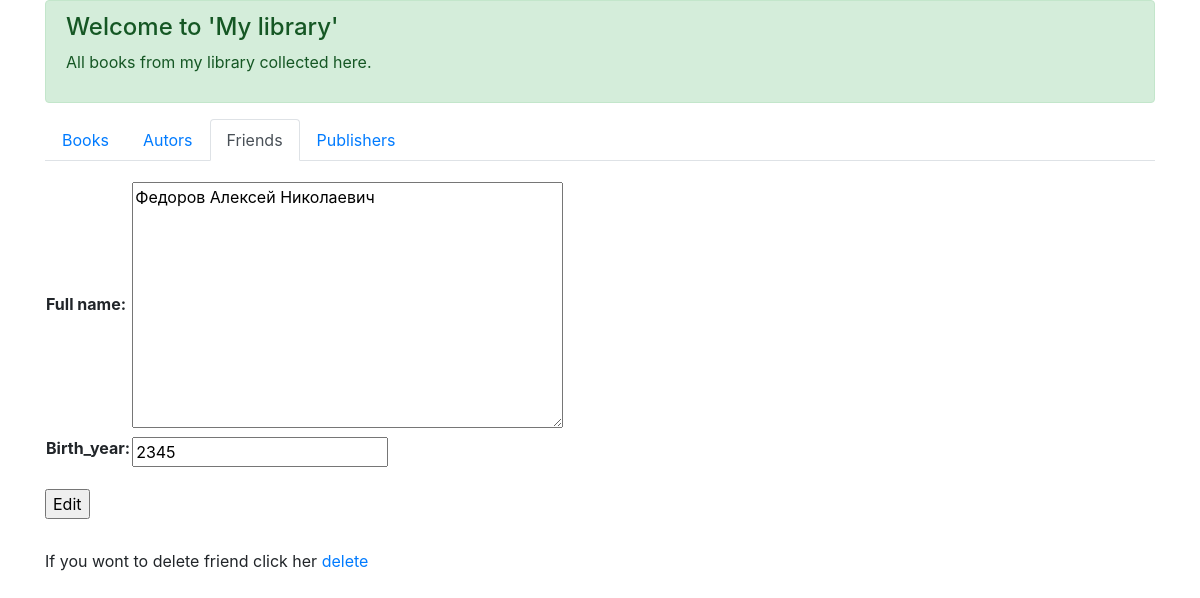
Page /friend/2/ on the earlier database version.
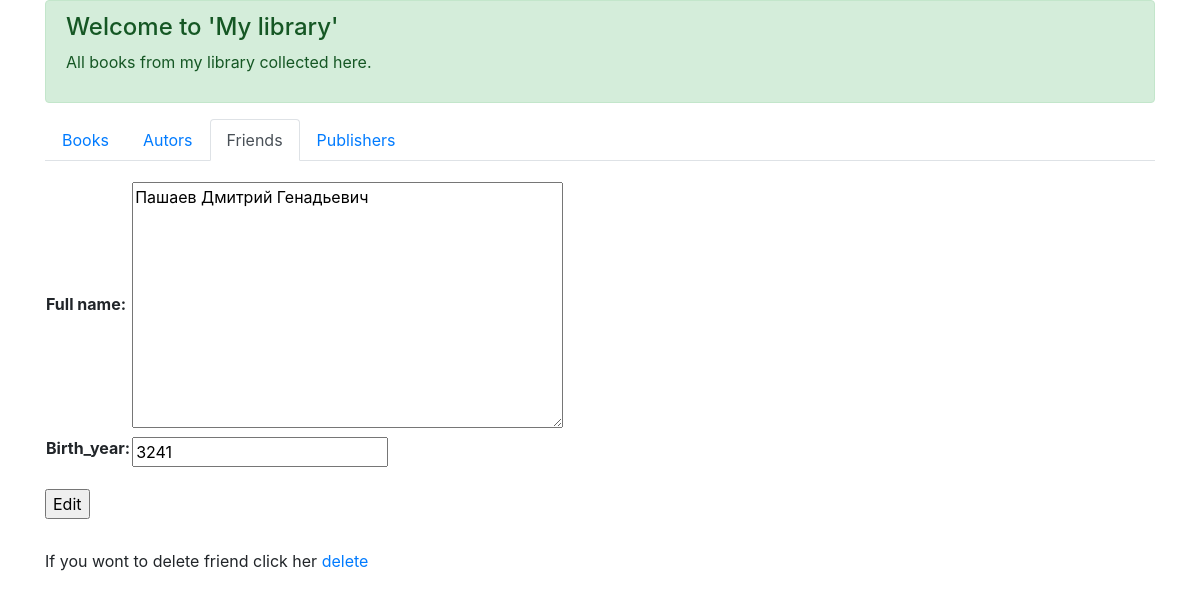
Same page on the later database version.
### p_library/models.py (models this page shows, shortened)
class Friend(models.Model):
    full_name = models.TextField(verbose_name='Full name')
    birth_year = models.SmallIntegerField(verbose_name='Birth_year')

### p_library/views.py (the view)
# urls.py: path('friend/<int:pk>/', FriendUpdate.as_view(), name='friend_edit'),
class FriendUpdate(UpdateView):
    model = Friend
    success_url = reverse_lazy('p_library:friend_list')
    fields = ['full_name', 'birth_year']
    template_name = 'friend_edit.html'

### p_library/templates/friend_edit.html (shortened to what this page needs)
<!DOCTYPE html>
<html lang="en">
    <head>
        <link rel="stylesheet"
              href="https://stackpath.bootstrapcdn.com/bootstrap/4.5.0/css/bootstrap.min.css"
>
    </head>
    <body>
        <div class="container">
            <div class="alert alert-success" role="alert">
                    <h4 class="alert-heading">Welcome to 'My library'</h4>
                    <p>All books from my library collected here.</p>
            </div>
            <ul class="nav nav-tabs">
                <li class="nav-item">
                    <a class="nav-link" href="/">Books</a>
                </li>
                <li class="nav-item">
                    <a class="nav-link" href="/author/">Autors</a>
                </li>
                <li class="nav-item">
                    <a class="nav-link active" href="/friend/">Friends</a>
                </li>
                <li class="nav-item">
                    <a class="nav-link" href="/publishers/">Publishers</a>
                </li>
            </ul>
            <form method="post" style="margin: 20px 0">
                <table>
                    {{ form }}
                </table>
                <p style="margin-top: 20px">
                    <input type="submit" value="Edit">
                </p>
            </form>
            <p style="margin-top: 30px">If you wont to delete friend click her <a href="delete/">delete</a></p>
        </div>
    </body>
</html>

Differences in the rows shown:
changed Friend: full_name "Федоров Алексей Николаевич" → "Пашаев Дмитрий Генадьевич"; birth_year "2345" → "3241"
